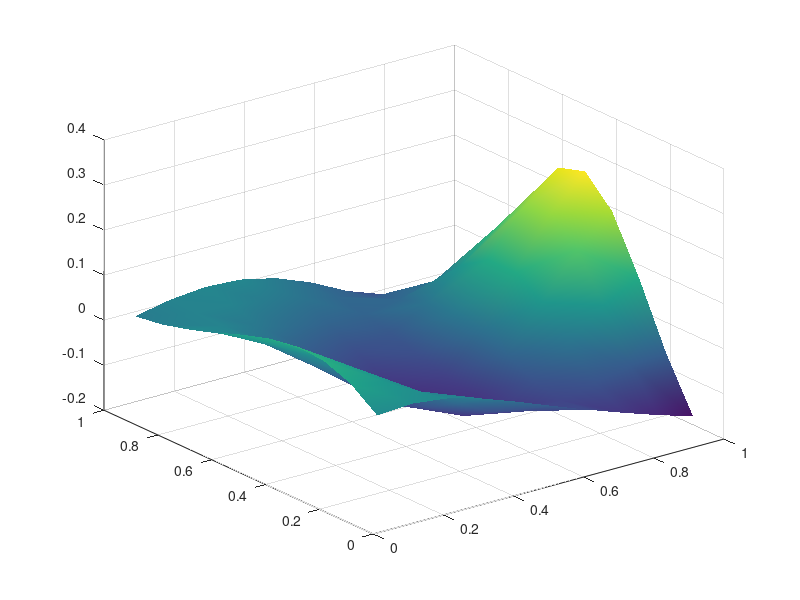
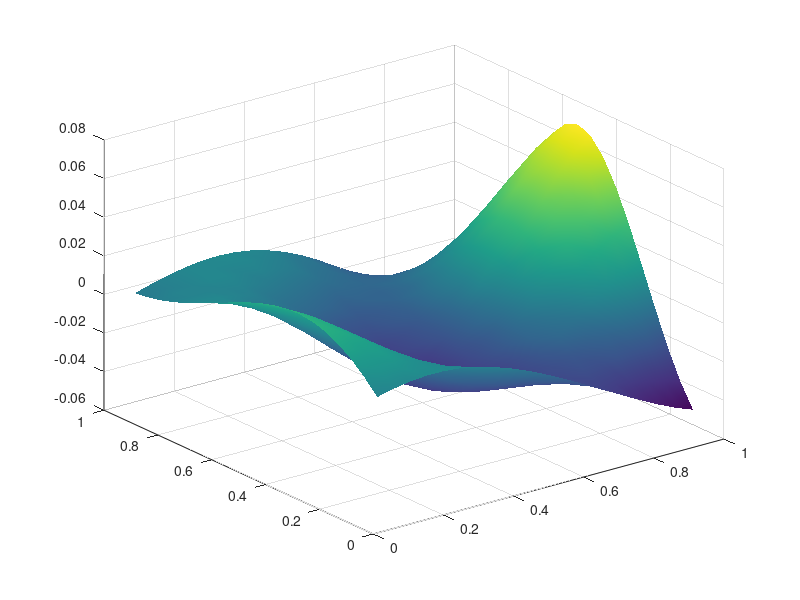
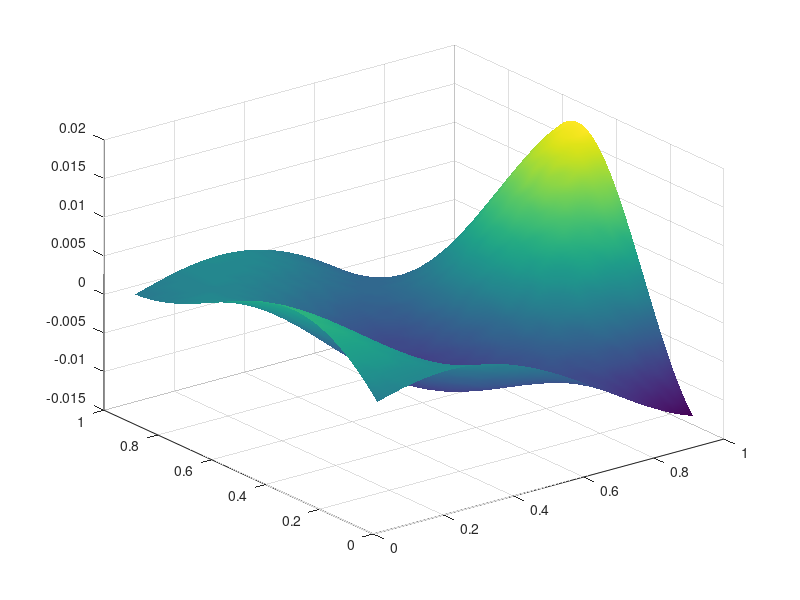
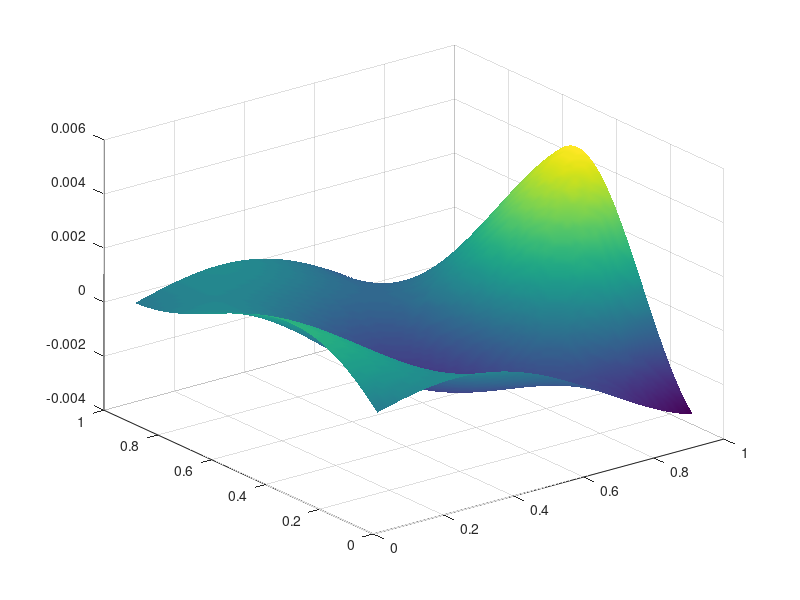

Reproduce these figures in MATLAB, in order.
%% MECH 510 - Programming Assignment 3 - Data visualization
% Nicholas Earle

clear; clc; close all;

%% Part 1, 2
% 10 x 10 domain
T_10 = importdata('T_10.dat');
ErrFI_10 = importdata('ErrFI_10.dat');
ErrS_10 = importdata('ErrS_10.dat');

L2_FI10 = 0.0877319;
L2_S10 = 0.000577231;

xv10 = linspace(0.05, 0.95, 10);
yv10 = xv10;
[x10, y10] = meshgrid(xv10, yv10);

% 20 x 20 domain
T_20 = importdata('T_20.dat');
ErrFI_20 = importdata('ErrFI_20.dat');
ErrS_20 = importdata('ErrS_20.dat');

L2_FI20 = 0.0223009;
L2_S20 = 0.000146137;

xv20 = linspace(0.05, 0.95, 20);
yv20 = xv20;
[x20, y20] = meshgrid(xv20, yv20);

% 40 x 40 domain
T_40 = importdata('T_40.dat');
ErrFI_40 = importdata('ErrFI_40.dat');
ErrS_40 = importdata('ErrS_40.dat');

L2_FI40 = 0.00559842;
L2_S40 = 3.66494e-05;

xv40 = linspace(0.05, 0.95, 40);
yv40 = xv40;
[x40, y40] = meshgrid(xv40, yv40);

% 80 x 80 domain
T_80 = importdata('T_80.dat');
ErrFI_80 = importdata('ErrFI_80.dat');
ErrS_80 = importdata('ErrS_80.dat');

L2_FI80 = 0.00140106;
L2_S80 = 9.16957e-06;

xv80 = linspace(0.05, 0.95, 80);
yv80 = xv80;
[x80, y80] = meshgrid(xv80, yv80);


figure();
surf(x10, y10, ErrFI_10);
shading interp;
figure();
surf(x20, y20, ErrFI_20);
shading interp;
figure();
surf(x40, y40, ErrFI_40);
shading interp;
figure();
surf(x80, y80, ErrFI_80);
shading interp;

%% Part 3-6



